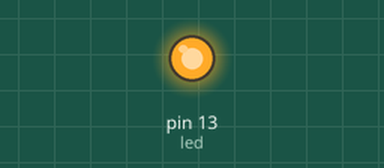
Recording of a sketch running on a simulated Arduino Uno, built with avr-gcc and run on an emulated ATmega328P. On the bench: output pins drawn as LEDs (lit = HIGH). What the sketch prints to the serial monitor is not drawn.

Above: at 0.5 s.
At 30.3 s:
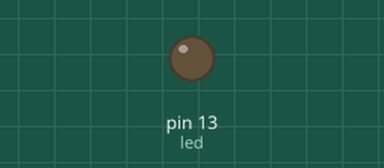
Timing chart, 0 to 41.5 s (numbered marks = the images above):
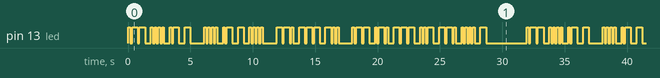

Measured:
- by itself, pin 13 (led): moves between LOW and HIGH, repeating every 31.9 s
- by itself, everything shown: repeats every 31.9 s, in 100 steps

The sketch:

MorseAdvanced.ino
```cpp
/*
  Morse Advanced
  Input any phrase, translate it to International Morse code (American is obsolete
  so I figured I'd just go with International), and output to LED. My Morse Code
  reference:  http://en.wikipedia.org/wiki/Morse_code
 */

// Set time unit, dit and dah... (in mS)
int time_unit = 150; //don't really need this but it's a bit more elegant this way I think
int dit = time_unit;
int dah = time_unit*3;

// Pin 13 has an LED connected on most Arduino boards.
// give it a name) {
int led = 13;

// Set Phrase to 'translate'
// only use all caps and no punctuation (because I'm lazy);
char myPhrase[ ] = "WHAT HATH GOD WROUGHT";
//int loopA; // counters for the various loops
//int loopB;
//int loopC;
int repeat_dot; // counters for dot and dash repetitions
int repeat_dash;
char x; // this stores the *next* character in the string, to determine how long of a gap

void setup() {
  // initialize the digital pin as an output.
  Serial.begin(9600);
  pinMode(led, OUTPUT);
}

void loop() {
    Serial.print("TOP OF LOOP \n");
    int loopA = 0;
    while (loopA < sizeof(myPhrase)+1) {
      Serial.println("Loop number "); // All serial.print functions are for debugging in the serial monitor
      Serial.print(loopA);
      Serial.print("\n Character in this loop: ");
      Serial.print(myPhrase[loopA]);
      if (myPhrase[loopA]!=' ') { // So that functions morse and gap to run for spaces between words
      morse(myPhrase[loopA]);
      gap(myPhrase[loopA+1]);
      }
      loopA++;
    }
}

void dot(int repeat_dot) {
  for (int loopB = 0; loopB < repeat_dot; loopB++) {
    Serial.println("dot");
    digitalWrite(led, HIGH);
    delay(dit);
    digitalWrite(led,LOW);
    delay(dit);
  }
}

void dash(int repeat_dash) {
  for (int loopC = 0; loopC < repeat_dash; loopC++) {
    Serial.println("dash");
    digitalWrite(led,HIGH);
    delay(dah);
    digitalWrite(led,LOW);
    delay(dit);
    }
}

void gap(char x) {
       Serial.println("function gap called");
 if (x==' ') {
     delay(time_unit*6); // six not seven because one time_unit delay is built into the dash and dot functions
     Serial.println("delay seven");
     }
     else if (x=='\0') { // delay for end of phrase
       delay(time_unit*9);
       Serial.println("delay nine");
     }
     else {
        Serial.println("delay three");
        delay(time_unit*2); //only two since one time_unit delay is built in to the dash and dot functions
     }
}

void morse(char x) {
  Serial.println("\n function morse called");
  if (x=='A') {
      dot(1);
      dash(1);
      }
    else if (x=='B') {
      dash(1);
      dot(3);
      }
    else if (x=='C') {
      dash(1);
      dot(1);
      dash(1);
      dot(1);
      }
    else if (x=='D') {
      dash(1);
      dot(2);
      }
    else if (x=='E') {
      dot(1);
      }
    else if (x=='F') {
      dot(2);
      dash(1);
      dot(1);
      }
    else if (x=='G') {
      dash(2);
      dot(1);
      }
    else if (x=='H') {
      dot(4);
      }
    else if (x=='I') {
      dot(2);
      }
    else if (x=='J') {
      dot(1);
      dash(3);
      }
    else if (x=='K') {
      dash(1);
      dot(1);
      dash(1);
      }
    else if (x=='L') {
      dot(1);
      dash(1);
      dot(2);
      }
    else if (x=='M') {
      dash(2);
      }
    else if (x=='N') {
      dash(1);
      dot(1);
      }
    else if (x=='O') {
      dash(3);
      }
    else if (x=='P') {
      dot(1);
      dash(2);
      dot(1);
      }
    else if (x=='Q') {
      dash(2);
      dot(1);
      dash(1);
      }
    else if (x=='R') {
      dot(1);
      dash(1);
      dot(1);
      }
    else if (x=='S') {
      dot(3);
      }
    else if (x=='T') {
      dash(1);
      }
    else if (x=='U') {
      dot(2);
      dash(1);
      }
    else if (x=='V') {
      dot(3);
      dash(1);
      }
    else if (x=='W') {
      dot(1);
      dash(2);
      }
    else if (x=='X') {
      dash(1);
      dot(2);
      dash(1);
      }
    else if (x=='Y') {
      dash(1);
      dot(1);
      dash(2);
      }
    else if (x=='Z') {
      dash(2);
      dot(2);
      }
   }
```
